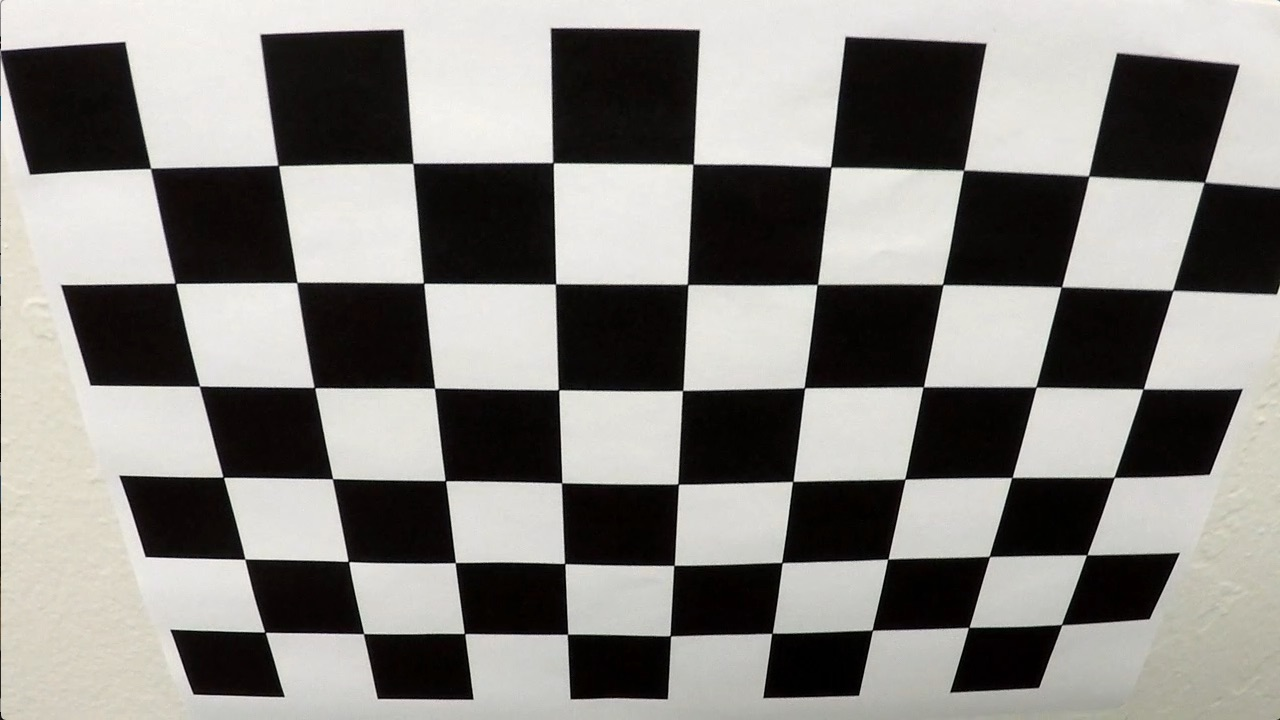
#> input picture camera_cal/calibration2.jpg, 1280 x 720 px
$ jupyter execute code1.ipynb   (older library calls are emulated)
#> lines starting #> are read from the running program, lines starting #| are printed output that depends on the picture; after the words box and inside, x2 and y2 are one past the last pixel; in counts of white or black regions, pixels touching at a corner belong together
#> further down, image is the input picture: shape (720, 1280, 3); mean B, G, R 128.5, 132.4, 134.4
# Advanced Lane Lines detection

### Adding utility function to return RGB image from BGR image

[cell 1]
import cv2
def get_mp_image( cv2Image):
    b,g,r = cv2.split( cv2Image )
    mp_image = cv2.merge([r,g,b])
    return mp_image

### Initializing global variables like distortion coefficients, distortion matrix, perspective transform matrix and it's inverse

[cell 2]
#initialize
DIST_COEFF = None
DIST_MATRIX = None
PERSPECTIVE_MATRIX = None
INV_PERSPECTIVE_MATRIX = None

### Initializing variables required in lane detection pipeline

[cell 3]
#variables for pipeline
FIRST_FRAME_DONE = False
LEFT_FIT = None
RIGHT_FIT = None
def initialize_global_pipeline_vars():
    global FIRST_FRAME_DONE
    global LEFT_FIT
    global RIGHT_FIT

    FIRST_FRAME_DONE = False
    LEFT_FIT = None
    RIGHT_FIT = None

## Camera Calibration

This function calibrates the camera used in the video with the help of chessboard images given, and returns the distortion coefficients and matrix

[cell 4]
import matplotlib.pyplot as plt
import matplotlib.image as mpimg
import cv2
import numpy as np

#function to get calibration matrix, distortion coefficients by using cv2.calibrateCamera on the supplied image
def calibrate_camera(img, dest_file):
#> called with dest_file = './output_images/calibration2.jpg'
    plt.figure(figsize=(10,10))
    objpoints=[]
    imgpoints=[]

    objp=np.zeros((9*6,3),dtype=np.float32)
    objp[:,:2]=np.mgrid[0:9,0:6].T.reshape(-1,2)

    # converting to grayscale
    gray = cv2.cvtColor(img, cv2.COLOR_BGR2GRAY)
    #find chessboard corners
    ret, corners = cv2.findChessboardCorners( gray,(9,6),None)
#> ret = True; corners = 54 rows, first 8: [150.6, 168.4], [278.3, 165.4], [412.9, 163.5], [553, 162.6], [693.2, 164.2], [830.6, 166.9], [963.5, 170.4], [1088.6, 176.1]
    #if findChessboardCorners is successful
    if ret:
        imgpoints.append(corners)
        objpoints.append(objp)
        #draw chessboard corners
        cv2.drawChessboardCorners( gray, (9,6), corners, ret )
#> gray: shape (720, 1280); min 0, max 254, mean 134.2
        #show original image
        plt.subplot(2,1,1)
        plt.title('Original Image')
        plt.imshow(img)

        #calibrate the camera and get the calibration matrix, distortion coefficients, rotational & translational vectors
        ret, mtx, dist, rvecs, tvecs = cv2.calibrateCamera(objpoints, imgpoints, gray.shape[::-1], None, None)
#> ret = 0.867; mtx = [[788.8, 0, 646.8], [0, 756, 212.5], [0, 0, 1]]; dist = [[-0.159, 0.0736, 0.0212, 0.00277, -0.00689]]; rvecs = ([0.401, -0.0328, 0.0155],); tvecs = ([-3.67, -0.395, 5.45],)
        undstrt_img = cv2.undistort(img, mtx, dist, None, mtx)

        plt.subplot(2,1,2)
        #show undistorted image
        plt.title('Undistorted Image')
        plt.imshow(undstrt_img)
        cv2.imwrite(dest_file, undstrt_img)
        print('Output Image saved to',dest_file)
    plt.show()
    #returning the calibration matrix, distortion coefficients
    return dist,mtx

### Test calibrate_camera function, and get DIST_COEFF, DIST_MATRIX

Here we call the calibrate_camera function and also set the global variables DIST_COEFF, DIST_MATRIX

[cell 5]
#read image from file
image = cv2.imread('./camera_cal/calibration2.jpg')
#get calibration matrix, distortion coefficients
DIST_COEFF, DIST_MATRIX = calibrate_camera(image,'./output_images/calibration2.jpg')
#> DIST_COEFF = [[-0.159, 0.0736, 0.0212, 0.00277, -0.00689]]; DIST_MATRIX = [[788.8, 0, 646.8], [0, 756, 212.5], [0, 0, 1]]

## Perspective Transformation

This function does the perspective transformation, and returns the image, perpective transformation matrix and its inverse

[cell 6]
import cv2
import matplotlib.pyplot as plt

# apply perspective transform
def apply_perspective( img ):
    img = cv2.undistort(img, DIST_MATRIX, DIST_COEFF, None, DIST_MATRIX)
    src_points = np.float32([[572,460],  [708,460], [1060,680], [220,680]])
    bottom_left = [280,720]
    bottom_right = [1000, 720]
    top_left = [280, 1]
    top_right = [1000, 1]
    offset=100
    dest_points = np.float32([top_left, top_right, bottom_right, bottom_left])
    M = cv2.getPerspectiveTransform(src_points,dest_points)
    Minv = cv2.getPerspectiveTransform(dest_points,src_points)
    warped = cv2.warpPerspective(img, M, (img.shape[1],img.shape[0]), flags=cv2.INTER_LINEAR )
    return M, warped, Minv

### Test apply_perspective function

Here we test apply_perspective transform and also set PERSPECTIVE_MATRIX, INV_PERSPECTIVE_MATRIX

[cell 7]
image = cv2.imread('./test_images/test5.jpg')
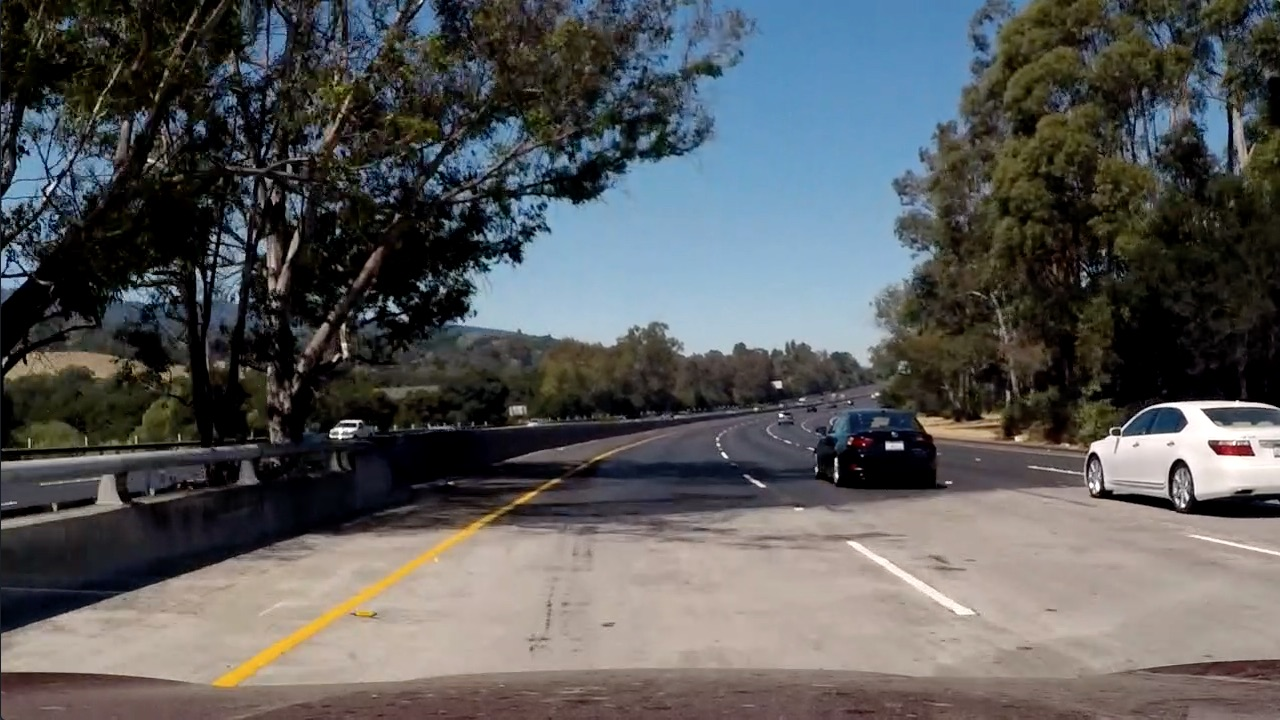
#> input picture test_images/test5.jpg, 1280 x 720 px
#> image is the input picture: shape (720, 1280, 3); mean B, G, R 89.8, 89.3, 88.5
if image.shape:
    PERSPECTIVE_MATRIX, warped_image, INV_PERSPECTIVE_MATRIX = apply_perspective( image )
#> in apply_perspective, `warped = cv2.warpPerspective(img, M, (img.shape[1],img.shape[0]), flag..`:
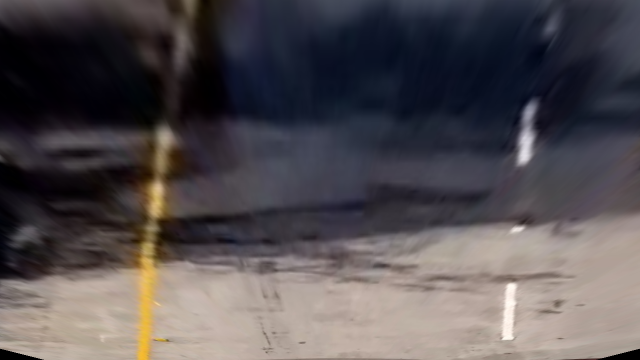
#> warped: shape (720, 1280, 3) (shown at 1/2 size); mean of channels 0, 1, 2 81, 78.1, 83.6; drawn as B, G, R
#> PERSPECTIVE_MATRIX = [[-0.539, -1.53, 984.9], [4.29e-16, -2.06, 946.2], [5.89e-19, -0.0024, 1]]; INV_PERSPECTIVE_MATRIX = [[0.189, -0.745, 519.3], [1.08e-16, -0.486, 460], [2.52e-19, -0.00116, 1]]
    plt.figure(figsize=(15,5))
    plt.subplot(1,2,1)
    plt.title('Original Image')
    plt.imshow(get_mp_image(image))
    plt.subplot(1,2,2)
    plt.title('Perspective Transformed Image')
    plt.imshow(get_mp_image(warped_image))
    plt.show()

## Color and Gradient Thresholding

### Direction and Magnitude thresholding on saturation channel

[cell 8]
import numpy as np

def saturation_direction_magnitude(s_channel, d_threshold=(0, np.pi / 2), m_threshold=(0, 255), sobel_kernel=3):
    # Taking the gradient in x and y separately
#> called with d_threshold = (0.7, 1.3), m_threshold = (20, 100), sobel_kernel = 3
    sobel_x = cv2.Sobel(s_channel, cv2.CV_64F, 1, 0, ksize=sobel_kernel)
    sobel_y = cv2.Sobel(s_channel, cv2.CV_64F, 0, 1, ksize=sobel_kernel)

    # Calculating the magnitude
    magnitude = np.sqrt(sobel_x ** 2 + sobel_y ** 2)
    # Scaling to 8-bit (0 - 255) and converting to type = np.uint8
    magnitude = (magnitude * 255 / np.max(magnitude)).astype(np.uint8)
    # Creating a binary mask where magnitude thresholds are met
    m_mask = np.zeros_like(magnitude)
    m_mask[(magnitude >= m_threshold[0]) & (magnitude <= m_threshold[1])] = 1

    # Taking the absolute value of the x and y gradients and calculating the direction of the gradient
    direction = np.arctan2(np.absolute(sobel_y), np.absolute(sobel_x))
    # Creating a binary mask where direction thresholds are met
    d_mask = np.zeros_like(direction,dtype=np.uint8)
    # Returning this mask as a binary_output image
    d_mask[(direction >= d_threshold[0]) & (direction <= d_threshold[1])] = 1

    mask = np.zeros_like(s_channel,dtype=np.uint8)
    mask[((d_mask==1) & (m_mask==1))] = 1

    return mask

### Apply Sobel on the image

[cell 9]
import cv2
import matplotlib.pyplot as plt
import numpy as np
def apply_sobel(img, s_thresh=(170, 245), x_thresh=(50, 120), s_d_thresh=(0.7,1.3), s_m_thresh=(20,100), h_thresh=(20,32)):
    # Convert to HLS color space and separate the H,S channel
    hls = cv2.cvtColor(img, cv2.COLOR_BGR2HLS).astype(np.float)
    h_channel = hls[:,:,0]
    s_channel = hls[:,:,2]

    # Sobel x using the grayscale image
    gray = cv2.cvtColor(img, cv2.COLOR_BGR2GRAY)
    sobelx = cv2.Sobel(gray, cv2.CV_64F, 1, 0) # Take the derivative in x
    abs_sobelx = np.absolute(sobelx) # Absolute x derivative to accentuate lines away from horizontal
    scaled_sobel = np.uint8(255*abs_sobelx/np.max(abs_sobelx))

    # Threshold x gradient
    x_binary = np.zeros_like(scaled_sobel, dtype=np.uint8)
    x_binary[(scaled_sobel >= x_thresh[0]) & (scaled_sobel <= x_thresh[1])] = 1

    # Threshold Hue channel
    h_binary = np.zeros_like(h_channel, dtype=np.uint8)
    h_binary[(h_channel >= h_thresh[0]) & (h_channel <= h_thresh[1])] = 1

    # Threshold Saturation channel
    s_color = np.zeros_like(s_channel, dtype=np.uint8)
    s_color[(s_channel >= s_thresh[0]) & (s_channel <= s_thresh[1])] = 1
    s_dm = saturation_direction_magnitude(s_channel, s_d_thresh, s_m_thresh)
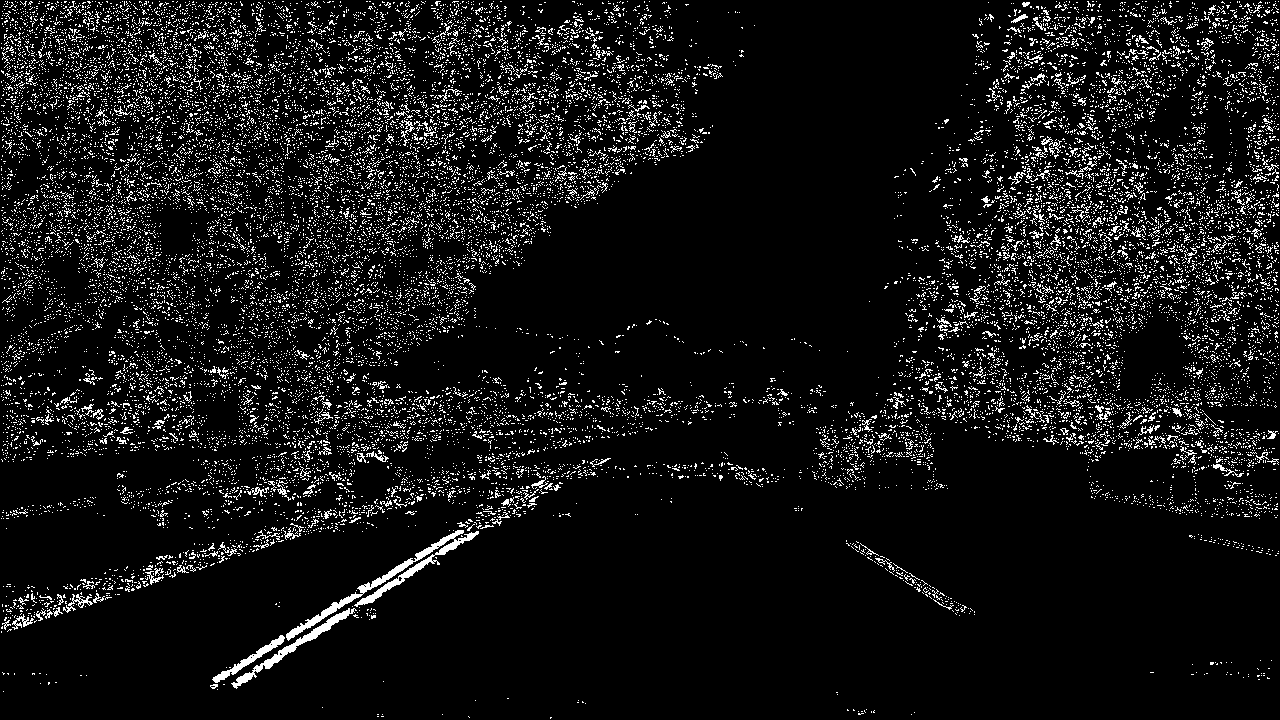
#> s_dm: shape (720, 1280); values 0 (black) and 1 (white), 8% white in thin lines or dots

    # Threshold Saturation channel
    s_binary = np.zeros_like(s_channel, dtype=np.uint8)
    s_binary[(s_color == 1) | (s_dm == 1 )] = 1

    # Stack each channel using np.dstack
    color_binary = np.dstack(( h_binary, s_binary, x_binary ))*255

    combined_binary = np.zeros_like(x_binary, dtype=np.uint8)
    combined_binary[(h_binary == 1) | (s_binary == 1) | (x_binary == 1) ] = 1
    return combined_binary,color_binary

### Test apply_sobel function

[cell 10]
image = cv2.imread('./test_images/test5.jpg')
combined_binary,color = apply_sobel( image )
#> combined_binary: shape (720, 1280); values 0 (black) and 1 (white), 24.9% white; 9022 white regions (8443 under 20 px), largest, box (x1, y1, x2, y2) and area: (860, 0, 1280, 453) 76948, (0, 0, 254, 155) 15944, (0, 317, 206, 466) 14896
plt.figure(figsize=(10,15))
plt.subplot(3,1,1)
plt.title('Original Image')
plt.imshow( image[...,::-1] )
plt.subplot(3,1,2)
plt.title('Binary Image')
plt.imshow( combined_binary, cmap='gray' )
plt.subplot(3,1,3)
# sobel for saturation is green
# sobel for x is blue
plt.title('Colored Image (red- Hue, green - Saturation, blue - Gray)')
plt.imshow( color )
plt.show()

## Preprocessing of image

**preprocess_image** function applies all the preprocessing required. It undistorts, applies Sobel, and then creates the warped image for detection of lane lines

[cell 11]
import cv2
import matplotlib.pyplot as plt

def preprocess_image( img ):
    if type(PERSPECTIVE_MATRIX) == None or type(DIST_COEFF) == None or type(DIST_MATRIX) == None or type(INV_PERSPECTIVE_MATRIX) == None:
        print("Pipeline won't work as either one of PERSPECTIVE_MATRIX, DIST_COEFF, DIST_MATRIX, INV_PERSPECTIVE_MATRIX is None")
    else:
        undistorted_image = cv2.undistort(img, DIST_MATRIX, DIST_COEFF, None, DIST_MATRIX)
        sobeled_image, sobeled_image_color = apply_sobel( undistorted_image, (180,250), (20,100))
#> call 2 of apply_sobel, with s_thresh = (180, 250), x_thresh = (20, 100), s_d_thresh = (0.7, 1.3), s_m_thresh = (20, 100), h_thresh = (20, 32)
#> in apply_sobel (call 2), `s_channel = hls[:,:,2]`:
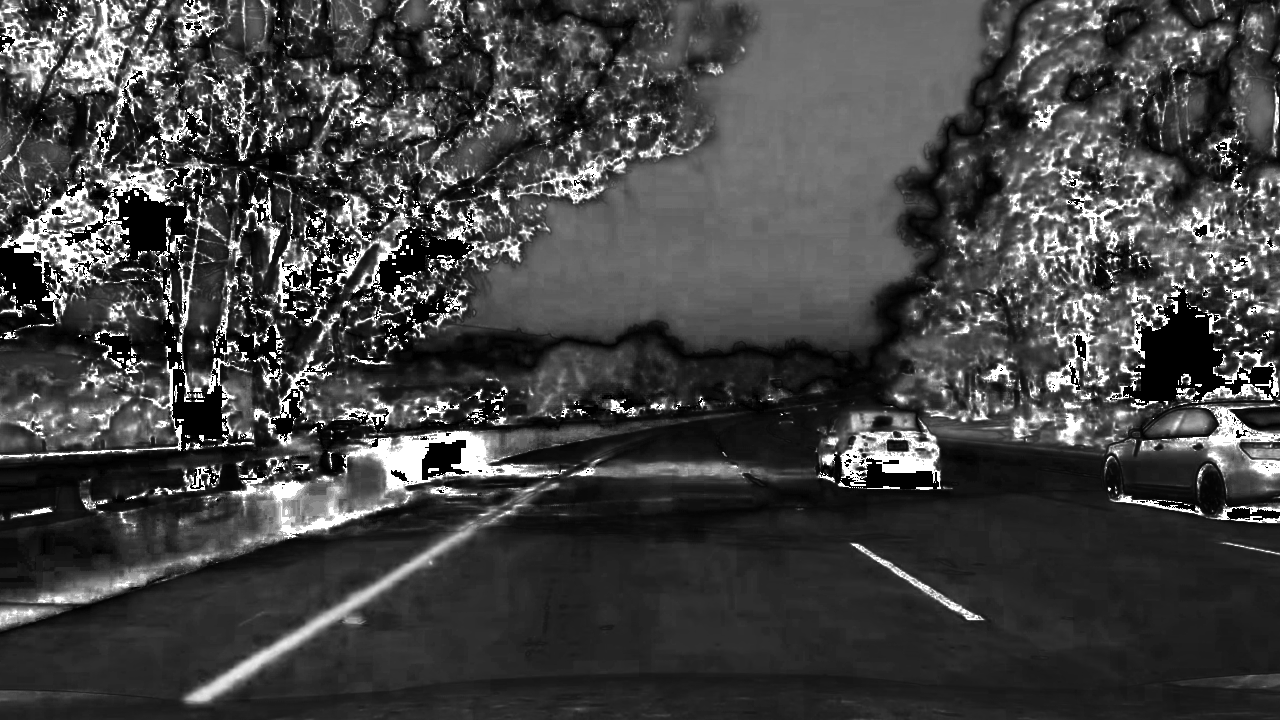
#> s_channel: shape (720, 1280) float64; min 0, max 255, mean 67.8
#> (the rest of the program and of its run is left out)
